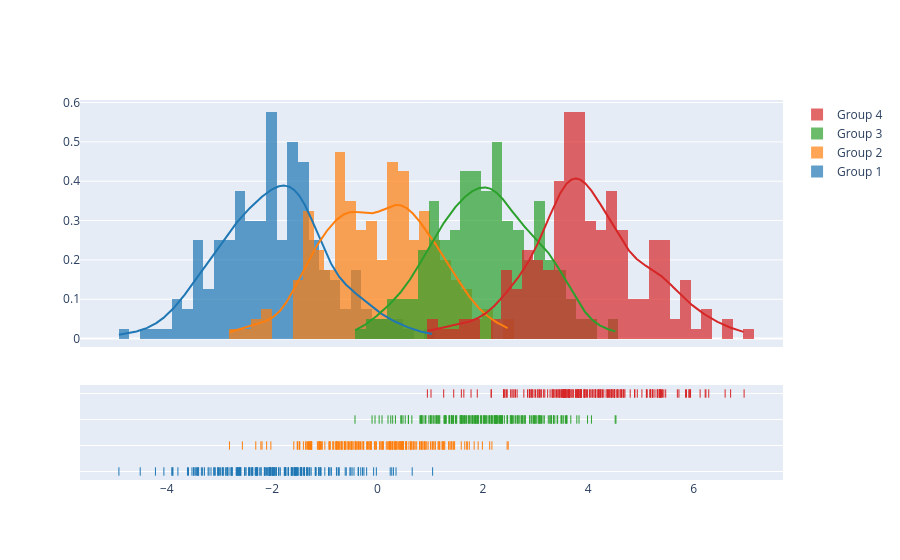

Source (notebook cell):
### Code cell
import plotly.figure_factory as ff

# Add histogram data
x1 = np.random.randn(200) - 2
x2 = np.random.randn(200)
x3 = np.random.randn(200) + 2
x4 = np.random.randn(200) + 4

# Group data together
hist_data = [x1, x2, x3, x4]

group_labels = ['Group 1', 'Group 2', 'Group 3', 'Group 4']

# Create distplot with custom bin_size
fig = ff.create_distplot(hist_data, group_labels, bin_size=.2)
fig.show()

### Figure 1 — Plotly figure (JSON) as saved in the notebook; plotly's stock layout.template omitted (floating-point values rounded to 4 significant figures; data arrays with more than 128 entries replaced by an {"elided": "..."} marker saying what was removed)
{"data": [{"autobinx": false, "histnorm": "probability density", "legendgroup": "Group 1", "marker": {"color": "rgb(31, 119, 180)"}, "name": "Group 1", "opacity": 0.7, "type": "histogram", "x": {"elided": "200 float values"}, "xaxis": "x", "xbins": {"end": 1.046, "size": 0.2, "start": -4.911}, "yaxis": "y"}, {"autobinx": false, "histnorm": "probability density", "legendgroup": "Group 2", "marker": {"color": "rgb(255, 127, 14)"}, "name": "Group 2", "opacity": 0.7, "type": "histogram", "x": {"elided": "200 float values"}, "xaxis": "x", "xbins": {"end": 2.48, "size": 0.2, "start": -2.812}, "yaxis": "y"}, {"autobinx": false, "histnorm": "probability density", "legendgroup": "Group 3", "marker": {"color": "rgb(44, 160, 44)"}, "name": "Group 3", "opacity": 0.7, "type": "histogram", "x": {"elided": "200 float values"}, "xaxis": "x", "xbins": {"end": 4.526, "size": 0.2, "start": -0.4281}, "yaxis": "y"}, {"autobinx": false, "histnorm": "probability density", "legendgroup": "Group 4", "marker": {"color": "rgb(214, 39, 40)"}, "name": "Group 4", "opacity": 0.7, "type": "histogram", "x": {"elided": "200 float values"}, "xaxis": "x", "xbins": {"end": 6.959, "size": 0.2, "start": 0.946}, "yaxis": "y"}, {"legendgroup": "Group 1", "marker": {"color": "rgb(31, 119, 180)"}, "mode": "lines", "name": "Group 1", "showlegend": false, "type": "scatter", "x": {"elided": "500 float values"}, "xaxis": "x", "y": {"elided": "500 float values"}, "yaxis": "y"}, {"legendgroup": "Group 2", "marker": {"color": "rgb(255, 127, 14)"}, "mode": "lines", "name": "Group 2", "showlegend": false, "type": "scatter", "x": {"elided": "500 float values"}, "xaxis": "x", "y": {"elided": "500 float values"}, "yaxis": "y"}, {"legendgroup": "Group 3", "marker": {"color": "rgb(44, 160, 44)"}, "mode": "lines", "name": "Group 3", "showlegend": false, "type": "scatter", "x": {"elided": "500 float values"}, "xaxis": "x", "y": {"elided": "500 float values"}, "yaxis": "y"}, {"legendgroup": "Group 4", "marker": {"color": "rgb(214, 39, 40)"}, "mode": "lines", "name": "Group 4", "showlegend": false, "type": "scatter", "x": {"elided": "500 float values"}, "xaxis": "x", "y": {"elided": "500 float values"}, "yaxis": "y"}, {"legendgroup": "Group 1", "marker": {"color": "rgb(31, 119, 180)", "symbol": "line-ns-open"}, "mode": "markers", "name": "Group 1", "showlegend": false, "type": "scatter", "x": {"elided": "200 float values"}, "xaxis": "x", "y": {"elided": "200 str values"}, "yaxis": "y2"}, {"legendgroup": "Group 2", "marker": {"color": "rgb(255, 127, 14)", "symbol": "line-ns-open"}, "mode": "markers", "name": "Group 2", "showlegend": false, "type": "scatter", "x": {"elided": "200 float values"}, "xaxis": "x", "y": {"elided": "200 str values"}, "yaxis": "y2"}, {"legendgroup": "Group 3", "marker": {"color": "rgb(44, 160, 44)", "symbol": "line-ns-open"}, "mode": "markers", "name": "Group 3", "showlegend": false, "type": "scatter", "x": {"elided": "200 float values"}, "xaxis": "x", "y": {"elided": "200 str values"}, "yaxis": "y2"}, {"legendgroup": "Group 4", "marker": {"color": "rgb(214, 39, 40)", "symbol": "line-ns-open"}, "mode": "markers", "name": "Group 4", "showlegend": false, "type": "scatter", "x": {"elided": "200 float values"}, "xaxis": "x", "y": {"elided": "200 str values"}, "yaxis": "y2"}], "layout": {"barmode": "overlay", "hovermode": "closest", "legend": {"traceorder": "reversed"}, "xaxis": {"anchor": "y2", "domain": [0.0, 1.0], "zeroline": false}, "yaxis": {"anchor": "free", "domain": [0.35, 1], "position": 0.0}, "yaxis2": {"anchor": "x", "domain": [0, 0.25], "dtick": 1, "showticklabels": false}}}
